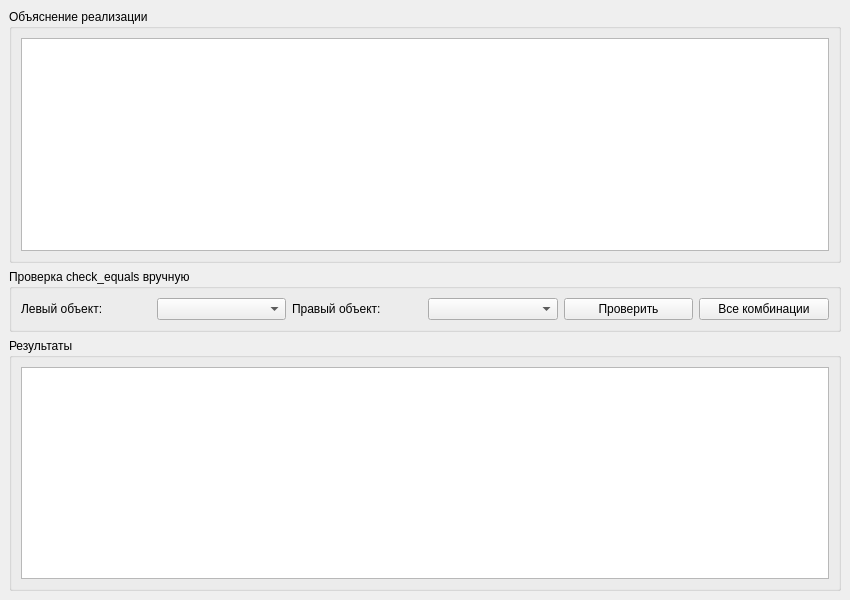
<?xml version="1.0" encoding="UTF-8"?>
<ui version="4.0">
 <class>MainWindow</class>
 <widget class="QMainWindow" name="MainWindow">
  <property name="geometry">
   <rect><x>0</x><y>0</y><width>850</width><height>600</height></rect>
  </property>
  <property name="windowTitle"><string>Задание 4 — check_equals</string></property>
  <widget class="QWidget" name="centralwidget">
   <layout class="QVBoxLayout">

    <item>
     <widget class="QGroupBox">
      <property name="title"><string>Объяснение реализации</string></property>
      <layout class="QVBoxLayout">
       <item>
        <widget class="QTextEdit" name="textExplain">
         <property name="readOnly"><bool>true</bool></property>
         <property name="maximumHeight"><number>120</number></property>
        </widget>
       </item>
      </layout>
     </widget>
    </item>

    <item>
     <widget class="QGroupBox">
      <property name="title"><string>Проверка check_equals вручную</string></property>
      <layout class="QHBoxLayout">
       <item><widget class="QLabel"><property name="text"><string>Левый объект:</string></property></widget></item>
       <item><widget class="QComboBox" name="cmbLeft"/></item>
       <item><widget class="QLabel"><property name="text"><string>Правый объект:</string></property></widget></item>
       <item><widget class="QComboBox" name="cmbRight"/></item>
       <item><widget class="QPushButton" name="btnCheck"><property name="text"><string>Проверить</string></property></widget></item>
       <item><widget class="QPushButton" name="btnRunAllTests"><property name="text"><string>Все комбинации</string></property></widget></item>
      </layout>
     </widget>
    </item>

    <item>
     <widget class="QGroupBox">
      <property name="title"><string>Результаты</string></property>
      <layout class="QVBoxLayout">
       <item>
        <widget class="QTableWidget" name="tableResults">
         <property name="selectionBehavior"><enum>QAbstractItemView::SelectRows</enum></property>
        </widget>
       </item>
      </layout>
     </widget>
    </item>

   </layout>
  </widget>
 </widget>
</ui>
